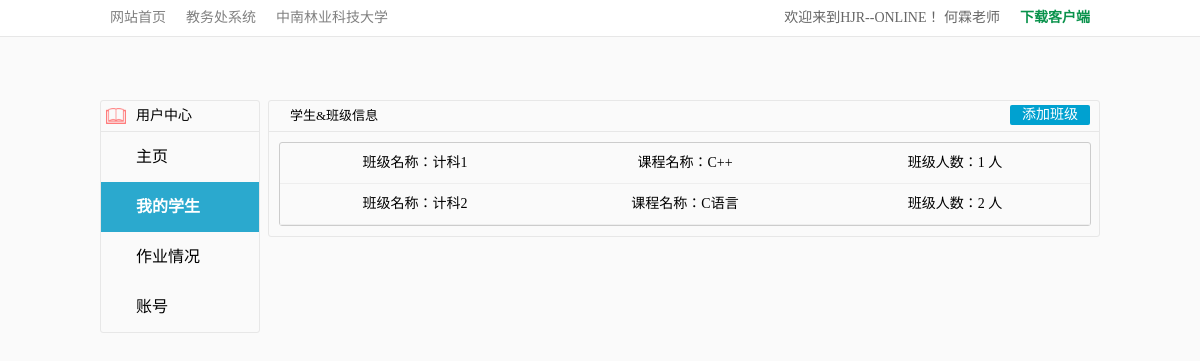
The page /tusercenter.php?menujump=2 (signed in) on the database its author committed.
### tables this page shows
CREATE TABLE IF NOT EXISTS `teacher` (
  `teachertid` int(11) NOT NULL AUTO_INCREMENT,
  `teachernum` char(10) DEFAULT NULL,
  `tepassword` varchar(16) DEFAULT NULL,
  `teachername` varchar(20) DEFAULT NULL,
  PRIMARY KEY (`teachertid`)
);

CREATE TABLE IF NOT EXISTS `testulink` (
  `teacherid` char(10) NOT NULL DEFAULT '',
  `stuclassname` varchar(10) DEFAULT NULL,
  `coursename` varchar(40) DEFAULT NULL,
  `addtime` char(14) NOT NULL DEFAULT '',
  PRIMARY KEY (`teacherid`,`addtime`)
);

### tusercenter.php (the view, shortened to what this page needs)
<!DOCTYPE html>
<html data-ng-app="tUserCenter">
<head  lang="zh-CN">
	<link type="text/css" rel="stylesheet" href="css/tusercenter.css" />
	<link type="text/css" rel="stylesheet" href="css/common.css" />
</head>
<body data-ng-controller="tUserCenterController">
	<header>
		<div class="bg0">
			<nav class="topInfor">
				<ul class="outsideLink">
					<li><a href="index.php">网站首页</a></li>
					<li><a href="http://jwc.csuft.edu.cn/" target="_blank">教务处系统</a></li>
					<li><a href="http://www.csuft.edu.cn/" target="_blank">中南林业科技大学</a></li>
				</ul>
				<ul class="userLink">
					<li><a href=""><span class="download">下载客户端</span></a></li>
					<li>欢迎来到HJR--ONLINE！
					<?php
						@$check = $_SESSION['account'];
						if ($check) {
							if (substr($check,0,1) == 'T') {
								$result = mysql_query("SELECT teachername FROM teacher WHERE teachernum = '$check'");
								$teachername = mysql_result($result,0,"teachername");
								echo $teachername;
								echo "老师";
							}elseif (substr($check,0,1) == 'U') {
								$result = mysql_query("SELECT studentname FROM student WHERE studentnum = '$check'");
								$studentname = mysql_result($result,0,"studentname");
								echo $studentname;
								echo "同学";
							}
						}
					?>
					</li>
				</ul>
			</nav>
		</div>
	</header>
	<div class="mainContent">
		<?php
			echo "<div class=leftMenu>";
		?>
			<div class="menuTitle">
				<div class="bookImage"></div>
				<span>用户中心</span>
			</div>
			<div class="menuNum" id="menuNo1">
				<span>主页</span>
			</div>
			<div class="menuNum" id="menuNo2">
				<span>我的学生</span>
			</div>
			<div class="menuNum" id="menuNo3">
				<span>作业情况</span>
			</div>
			<div class="menuNum" id="menuNo4">
				<span>账号</span>
			</div>
		</div>
		<div class="rightContent">
			<div class="studentState">
				<div class="theTitle">
					<span>学生&班级信息</span>
					<input class="addClass" type="button" value="添加班级" />
				</div>
				<div class="myClass">
					<?php
						$teachernum = $_SESSION['account'];
						$result = mysql_query("SELECT * FROM testulink WHERE teacherid = '$teachernum' order by addtime desc");
						$resultnum = mysql_num_rows($result);
						for ($i=1; $i <= $resultnum; $i++) {
							$info = mysql_fetch_array($result,MYSQL_ASSOC);
							$studentclass = $info['stuclassname'];
							$classInform = mysql_query("SELECT studentnum,studentname FROM student WHERE studentclass = '$studentclass' order by studentnum");
							$studentcount = mysql_num_rows($classInform);
							echo "<span id=class$i>班级名称：$studentclass</span>";
							echo "<span id=course$i>课程名称：".$info['coursename']."</span>";
							echo "<span id=num$i>班级人数：$studentcount 人</span>";
						}
					?>
				</div>
			</div>
		</div>
	</div>
</body>
</html>

### css/tusercenter.css (style rules this page uses)
header { position: absolute; left: 0px; top: 0px; height: 37px; width: 100%; background-color: #ffffff; }
.mainContent { position: absolute; top: 100px; margin: 0 auto; left: 0px; right: 0px; width: 1000px; height: 1000px; }
.mainContent .leftMenu { position: absolute; top: 0px; left: 0px; width: 158px; border-radius: 3px; border: 1px solid #E7E7E7; }
.mainContent .leftMenu .menuTitle { position: relative; top: 0px; left: 0px; width: 100%; height: 30px; line-height: 30px; border-bottom: 1px solid #E7E7E7; }
.menuTitle .bookImage { float: left; margin-top: 7px; margin-left: 5px; width: 20px; height: 16px; background-image: url(../image/common/book.png); background-size: 20px 16px; }
.menuTitle span { margin-left: 10px; font-size: 14px; }
.leftMenu .menuNum { width: 100%; height: 50px; line-height: 50px; font-size: 16px; text-indent: 35px; cursor: pointer; }
.leftMenuFocus { color: #FFFFFF; font-weight: bold; background-color: #2BA9CE; }
.mainContent .rightContent { position: absolute; top: 0px; right: 0px; width: 830px; border-radius: 3px; border: 1px solid #E7E7E7; }
.theTitle { float: left; width: 100%; height: 30px; line-height: 30px; font-size: 13px; text-indent: 21px; border-bottom: 1px solid #E7E7E7; }
.addClass { float: right; margin-right: 9px; margin-top: 4px; width: 80px; height: 20px; line-height: 20px; font-family: "黑体"; font-size: 14px; color: #FFFFFF; background-color: #00A1D0; padding: 0px; border: none; border-radius: 2px; cursor: pointer; }
.studentState { float: left; width: 100%; height: 100%; display:none; }
.myClass { float: left; margin-left: 10px; margin-top: 10px; margin-bottom: 10px; width: 810px; border: 1px solid #CCCCCC; border-radius: 3px; }
.myClass > span { float: left; width: 270px; height: 40px; line-height: 40px; font-size: 14px; text-align: center; border-bottom: 1px solid #EEEEEE; cursor: pointer; }

### css/common.css (style rules this page uses)
body { width: 100%; min-width: 1000px; width:expression(document.body.clientWidth < 1000 ? "1000px": "auto" ); height: 100%; font-family: "Microsoft YaHei"; background-color: #FAFAFA; }
.bg0 { top: 0px; height: 36px; width: 100%; line-height: 36px; border-bottom: 1px solid #E7E7E7; }
.topInfor { margin: 0px auto; left: 0px; right: 0px; height: 36px; width: 1000px; font-size: 14px; color: #666666; }
header a:link { color:#808080; text-decoration:none; }
.outsideLink { float: left; margin: 0px; padding: 0px; list-style: none; }
.outsideLink li { float: left; padding: 0px 10px; }
.userLink { float: right; margin: 0px; padding: 0px; list-style: none; }
.userLink > li { float: right; padding: 0px 10px; }
.userLink > li .download { color: #09924B; font-weight: bold; }

### rows shown on the page
teacher: teachername "何霖"
testulink: stuclassname "计科1", coursename "C++", studentcount "1"
testulink: stuclassname "计科2", coursename "C语言", studentcount "2"
